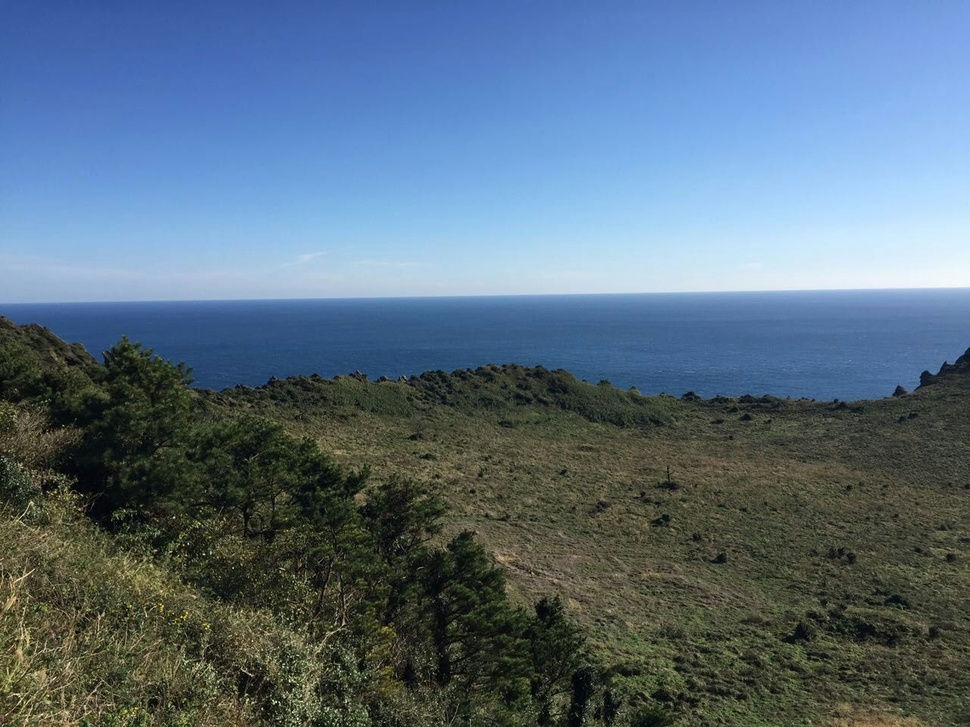
#> input picture opencv/0002.jpg, 970 x 727 px, shrunk from 1280 x 960 before the run
$ python '009_性能检测及优化.py'
#> lines starting #> are read from the running program, lines starting #| are printed output that depends on the picture
# -*- coding: utf-8 -*-
"""
Created on Sun Apr  7 16:06:13 2019

@author: yangna

e-mail:ityangna0402@163.com
"""

#书香苏州
import cv2
#import numpy as np

#cv2.getTickCount:从参考点到这个函数被执行的时钟数
#cv2.getTickFrequency:返回时钟频率,或者说每秒钟的时钟数

img1 = cv2.imread('0002.jpg')
#> img1 is the input picture: shape (727, 970, 3); mean B, G, R 127.7, 110.1, 89.1
e1 = cv2.getTickCount()
for index in range(5, 49, 2):
    img1 = cv2.medianBlur(img1, index)#中值滤波
#> this loop made 22 passes
#> pass 3, `img1 = cv2.medianBlur(img1, index)#中值滤波`:
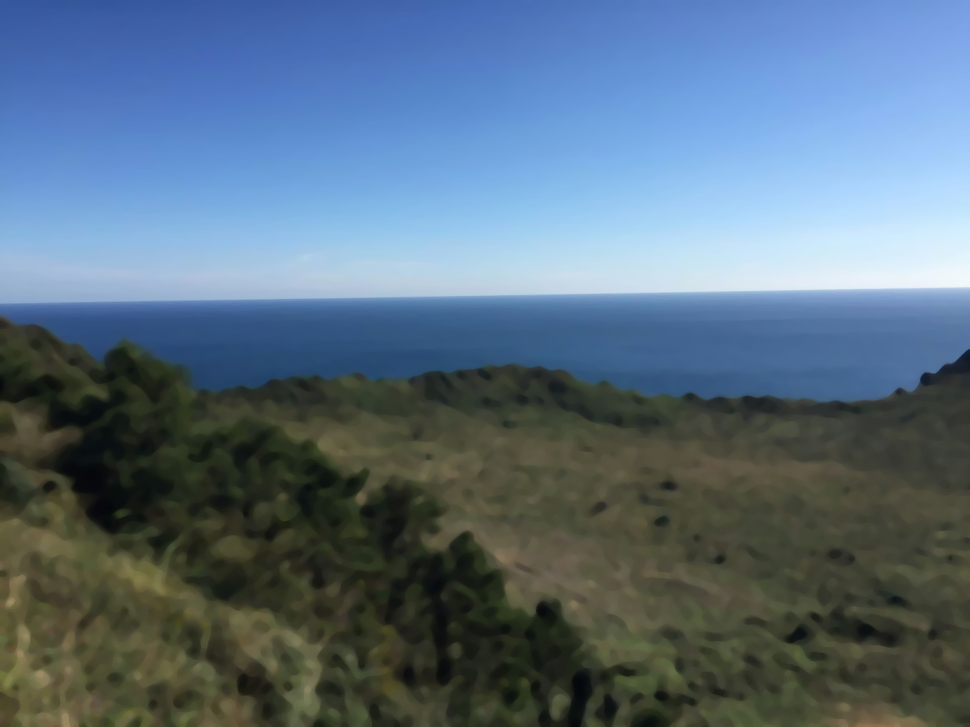
#> img1: shape (727, 970, 3); mean B, G, R 127.2, 109.5, 88.5
#> after the loop:
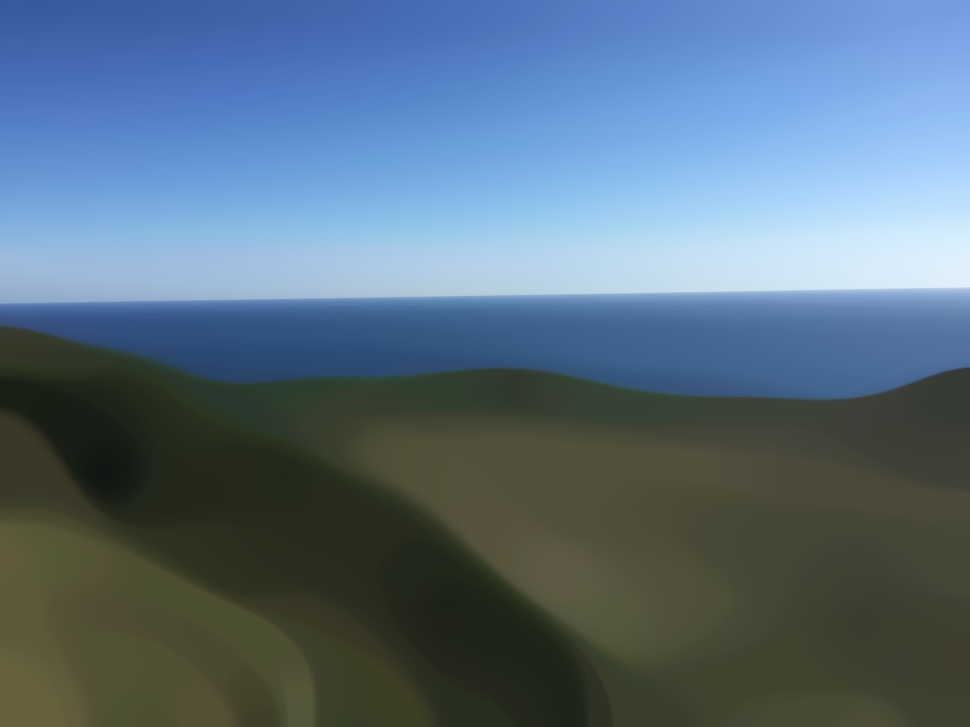
#> img1: shape (727, 970, 3); mean B, G, R 127.1, 109.8, 88.2
e2 = cv2.getTickCount()
time = (e2 - e1)/ cv2.getTickFrequency()#用了多久的时间
print(time)

#编译时优化是被默认开启的
#cv2.useOptimized()查看优化是否被开启
#cv2.setUseOptimized()开启优化
#这是IPython的魔法命令%time
#%timeit res = cv2.medianBlur(img, 49)

#尽量避免使用循环
#算法中尽量使用向量操作,Numpy和OpenCV都对向量操作进行了优化
#利用高速缓存一致性
#没有必要的话就不要复制数组,使用视图来代替复制
#Cython加速程序

$ run again, with opencv/0001.jpg copied over opencv/0002.jpg
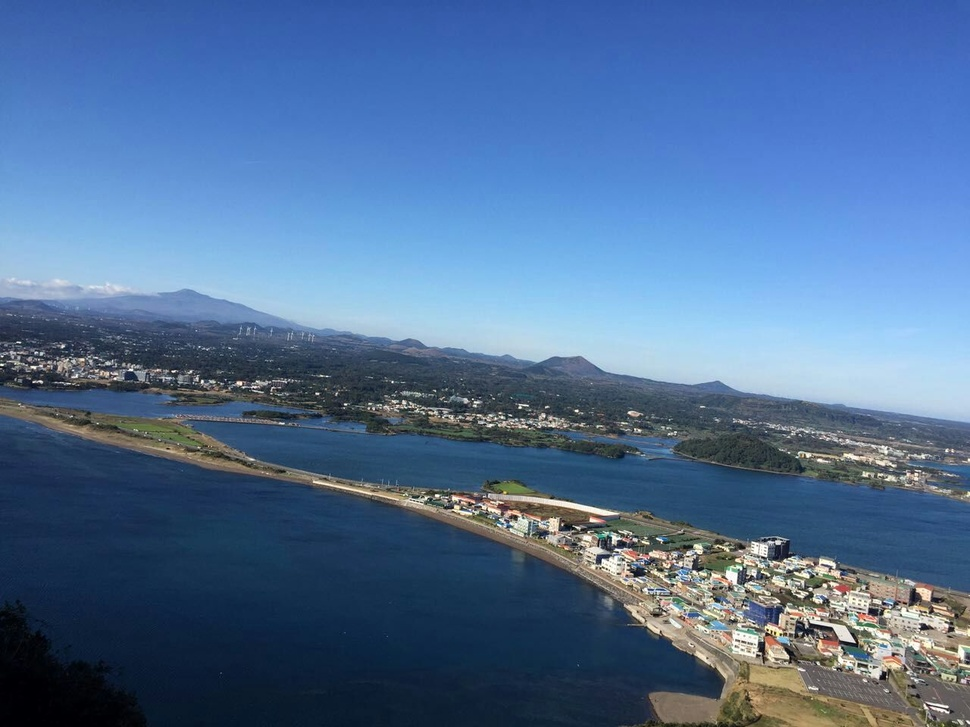
#> input picture opencv/0001.jpg, 970 x 727 px, shrunk from 1280 x 960 before the run
#> img1 is the input picture: shape (727, 970, 3); mean B, G, R 150, 111.2, 80.5
#> the loop `for index in range(5, 49, 2):` made 22 passes
#> pass 2, `img1 = cv2.medianBlur(img1, index)#中值滤波`:
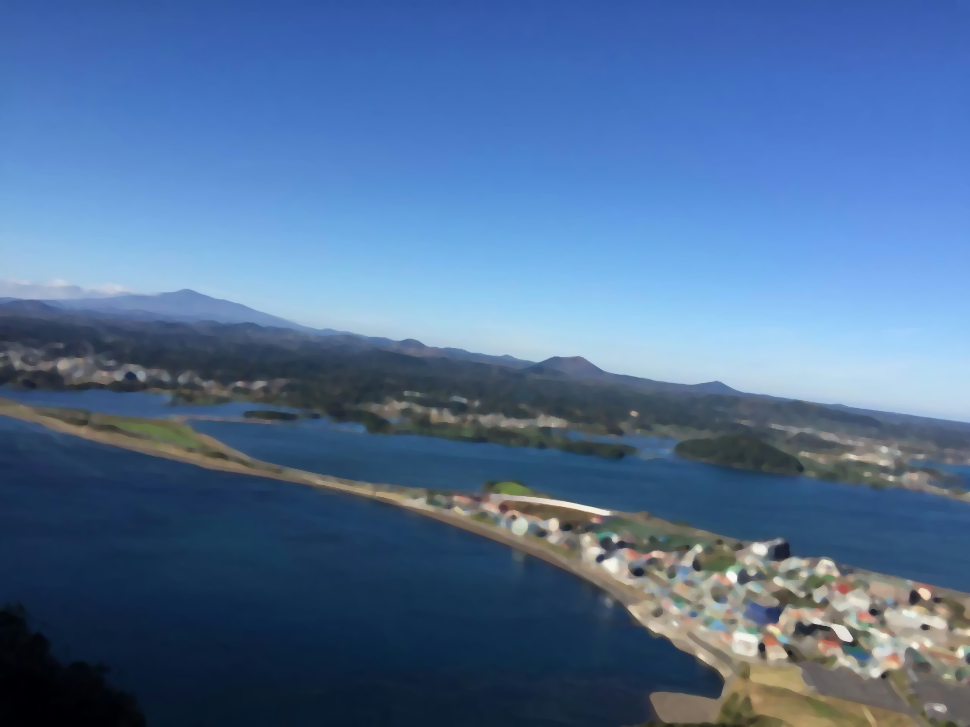
#> img1: shape (727, 970, 3); mean B, G, R 149.6, 110.7, 80
#> after the loop `for index in range(5, 49, 2):`:
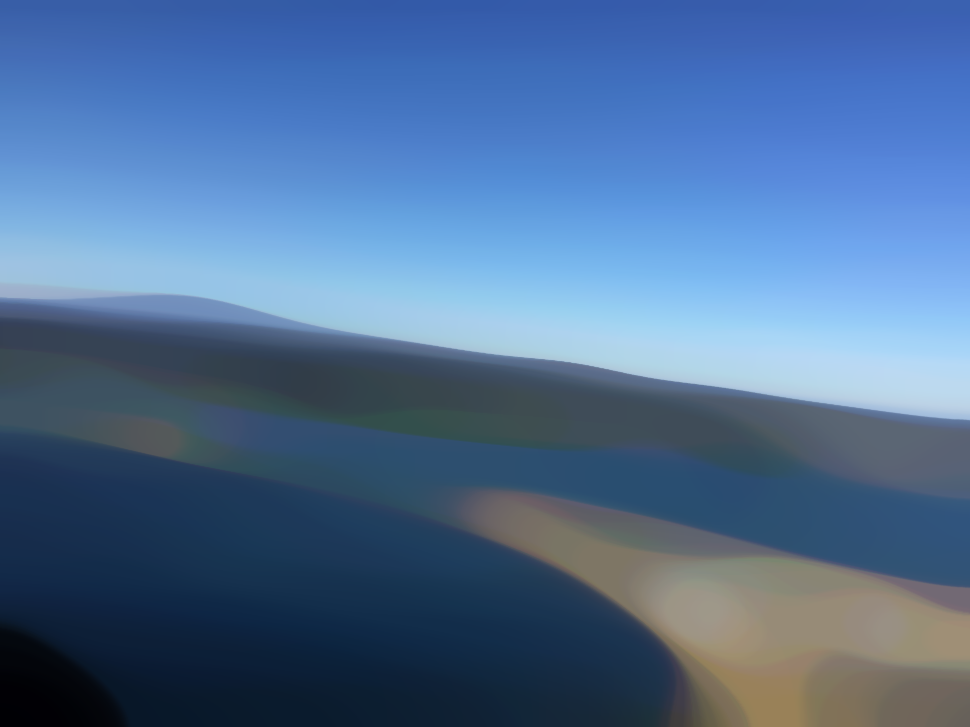
#> img1: shape (727, 970, 3); mean B, G, R 149.1, 109.7, 78.1

$ run again, with opencv/0003.jpg copied over opencv/0002.jpg
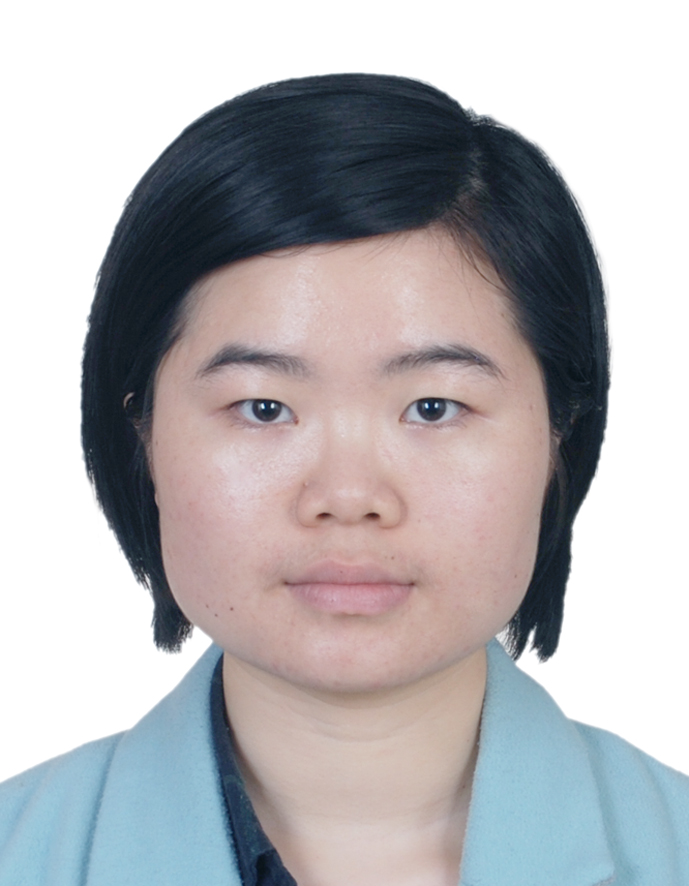
#> input picture opencv/0003.jpg, 689 x 886 px
#> img1 is the input picture: shape (886, 689, 3); mean B, G, R 181, 178.2, 179.9
#> after the loop `for index in range(5, 49, 2):`:
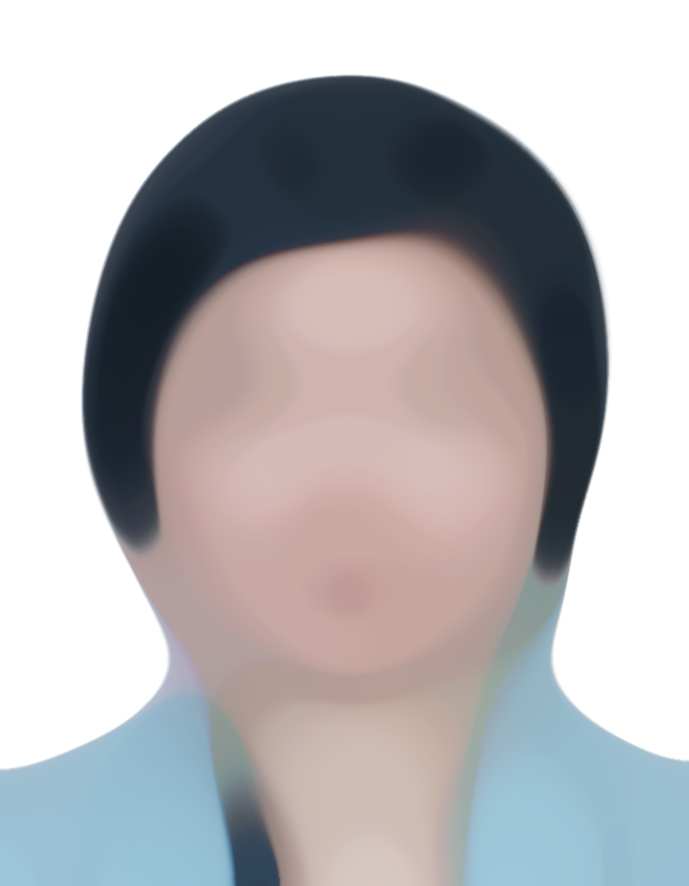
#> img1: shape (886, 689, 3); mean B, G, R 183.3, 181, 182.9
